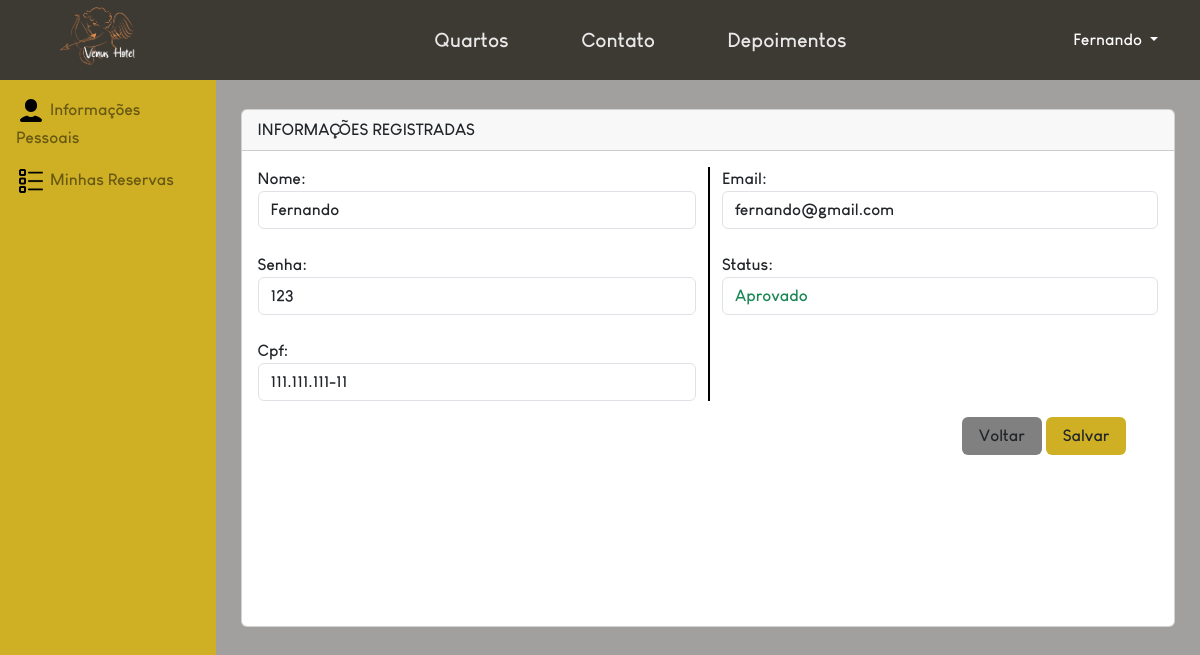
The app's page /area-cliente/info.php (signed in) with its own data.
### tables this page shows
CREATE TABLE IF NOT EXISTS `tbclientes` (
  `codCliente` int NOT NULL AUTO_INCREMENT,
  `nomeCliente` varchar(60) DEFAULT NULL,
  `emailCliente` varchar(255) DEFAULT NULL,
  `senhaCliente` varchar(50) DEFAULT NULL,
  `cpfCliente` varchar(14) DEFAULT NULL,
  `fotoDocumentoCLiente` varchar(80) DEFAULT NULL,
  `statusCliente` varchar(15) DEFAULT NULL,
  PRIMARY KEY (`codCliente`)
);

### dao/ClienteDao.php (called while the page is built, shortened)
<?php
class ClienteDao {
    public static function selectCod($cod) {
        $pdo = Conexao::conexao();
        $query = "SELECT * FROM tbclientes where codCliente = :cc";
        $stmt = $pdo->prepare($query);
        $stmt->bindParam(":cc", $cod);
        $stmt->execute();
        $rows = $stmt->rowCount();
        if($rows>0){
            return $stmt->fetch();
        }else{
            return false;
        }
    }
    }
?>

### area-cliente/info.php (the view, shortened to what this page needs)
<?php
require_once '../dao/ClienteDao.php';
    if(isset($_SESSION['cliente'])) {
        $cliente = $_SESSION['cliente'];
        $infosCliente = ClienteDao::selectCod($cliente['codCliente']);
    } else {
    }
?>
<!DOCTYPE html>
<html lang="pt-br">
<head>
    <link href="https://cdn.jsdelivr.net/npm/bootstrap@5.3.2/dist/css/bootstrap.min.css" rel="stylesheet">
    <link rel="stylesheet" href="https://cdn.jsdelivr.net/npm/bootstrap-icons@1.11.1/font/bootstrap-icons.css">
    <link rel="stylesheet" href="../css/navCss.css">
    <link rel="stylesheet" href="../css/infoReserva.css">
</head>
<body>
    <div class="conteudo w-100" style="height: 100vh;">
    <?php include('../componentes/navbar.inc');?>
         <main class="d-flex w-100" id="conteudo" style="background-color:#a1a09e; height: 90%;">
            <div class="navbar-lateral px-3 py-3 gap-4" id="nav-lateral">
                <div class="elementos gap-3" id="elementosN">
                    <a href="info.php" class="text-decoration-none text-black-50 fw-bold"><img src="../img/client/iconPessoa.png"><span id="infoP"> Informações Pessoais</span></a>
                    <a href="reserva.php" class="text-decoration-none text-black-50 fw-bold "><img style="width: 30px;" src="../img/client/list.png"> <span id="reservaP"> Minhas Reservas </span></a>
                </div>
            </div>
            <div class="" id="main">
            <div class="card" id="carde">
                <form class="w-100 h-100" method="POST" action="./infoProcess.php">
                    <div class="card-header fw-bold text-uppercase" style="">Informações Registradas</div>
                        <div class="card-body">
                            <div class="row">
                                <div class="col-md-6">
                                <div class="">
                                    <label class="">Nome:</label>
                                    <input type="text" class="form-control " name="nome" value="<?=$infosCliente['nomeCliente']?>"/>
                                </div>
                                <div class="mt-4">
                                    <label class="">Senha:</label>
                                    <input type="text" class="form-control " name="senha" value="<?=$infosCliente['senhaCliente']?>"/>
                                </div>
                                <div class="mt-4">
                                    <label class="">Cpf:</label>
                                    <input type="text" class="form-control" data-mask="000.000.000-00" name="cpf" value="<?=$infosCliente['cpfCliente']?>" maxlength="14"/>
                                </div>
                                </div>
                                <div class="col-md-6 border-start border-black border-2">
                                <div class="">
                                    <label class="">Email:</label>
                                    <input type="text" class="form-control " name="email" value="<?=$infosCliente['emailCliente']?>"/>
                                </div>
                                <div class="mt-4">
                                    <label class="">Status:</label>
                                    <div name="status" <?php if($infosCliente['statusCliente'] != "Aprovado" ){?> class="form-control text-danger"<?php } else{?>class="form-control text-success"<?php }?>>
                                    <?=$infosCliente['statusCliente']?>
                                    </div>
                                </div>
                                </div>
                            </div>
                          </div>
                          <div class="text-end px-5 align-items-end">
                              <a class="btn px-3 " href="home.php" role="button" aria-disabled="true" style="background-color: gray;">Voltar</a>
                              <button type="submit" class="btn px-3"  aria-disabled="true" style="background-color: rgb(207, 176, 37)">Salvar</button>
                         </div>
                </form>
            </div>
         </div>
         </main>
    </div>
</body>
</html>

### componentes/navbar.inc (shortened to what this page needs)
<nav class="navbar sticky-top navbar-expand-lg  d-flex justify-content-center align-items-center   " style="background-color:#3D3933; height:10%">
                <div class="container  sticky-top  d-flex align-items-center   " style="height:120% ;background-color:#3D3933;">
                     <a class="navbar-brand  d-flex justify-content-center align-items-center" style=" width: 150px; height: 100%;  " href="">
                      <img src="../img/client/logo1.png"   class="img-fluid p-2 m-0 " style="" alt="">
                    </a>
                    <div class="collapse navbar-collapse  h-100  w-100 align-items-center justify-content-between" style="z-index: 10; background-color:#3D3933; " id="itens">
                    <ul class="navbar-nav  w-100 h-100 align-items-center justify-content-between" style="background-color:#3D3933">
                    <div  class="" id="ancoras" style=" background-color:#3D3933">
                      <li  class="nav-item">
                        <a class="nav-link" href="">Quartos</a>
                      </li>
                      <li class="nav-item">
                        <a class="nav-link" href="">Contato</a>
                      </li>
                      <li class="nav-item">
                      <a class="nav-link" href="">Depoimentos</a>
                    </li>
                    </div>
                    <?php if(isset($cliente)){
                            ?>
                            <div class=" d-flex justify-content-center align-items-center">
                                <div class="dropdown d-flex flex-row">
                                    <a href="#" class="text-white   text-decoration-none dropdown-toggle"
                                    data-bs-toggle="dropdown" aria-expanded="false">
                                    <span><?=$cliente['nomeCliente']?></span>
                                    </a>
                                </div>
                                </div>
                    <?php }
                    ?>
                    </div>
                </div>
             </nav>

### css/navCss.css (style rules this page uses)
* { font-family: fonteNormal; }
.nav-link { color: #E9E9E9; font-size: 20px; background-color: #3D3933; transition: border-bottom 1s; }
#ancoras { display: flex; flex-direction: row; justify-content: space-around; align-items: center; width:50%; }

### css/infoReserva.css (style rules this page uses)
#conteudo { height: 90%; width: 100%; background-color:#a1a09e; display: flex; }
#nav-lateral { height: 100%; display: flex; width: 18%; background-color: rgb(207, 176, 37); }
#elementosN { width: 100%; height: 100%; display: flex; flex-direction: column; }
#carde { width: 95%; height: 90%; align-items: center; justify-content: center; }
#main { width: 82%; height: 80%; display: flex; justify-content: center; align-items: center; }

### records on screen
tbclientes: nomeCliente "Fernando", nome "Fernando", senha "123", cpf "111.111.111-11", email "fernando@gmail.com", statusCliente "Aprovado"
